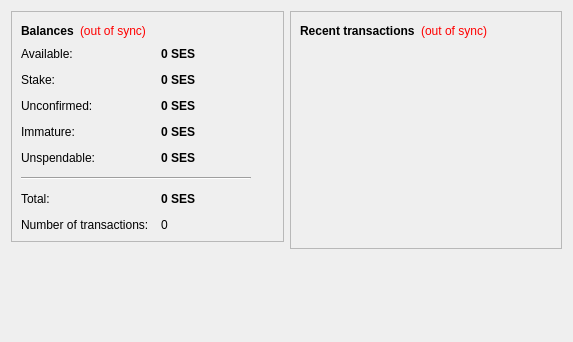
<?xml version="1.0" encoding="UTF-8"?>
<ui version="4.0">
 <class>OverviewPage</class>
 <widget class="QWidget" name="OverviewPage">
  <property name="geometry">
   <rect>
    <x>0</x>
    <y>0</y>
    <width>573</width>
    <height>342</height>
   </rect>
  </property>
  <property name="windowTitle">
   <string>Form</string>
  </property>
  <layout class="QHBoxLayout" name="horizontalLayout" stretch="1,1">
   <item>
    <layout class="QVBoxLayout" name="verticalLayout_2">
     <item>
      <widget class="QFrame" name="frame">
       <property name="frameShape">
        <enum>QFrame::StyledPanel</enum>
       </property>
       <property name="frameShadow">
        <enum>QFrame::Raised</enum>
       </property>
       <layout class="QVBoxLayout" name="verticalLayout_4">
        <item>
         <layout class="QHBoxLayout" name="horizontalLayout_4">
          <item>
           <widget class="QLabel" name="label_5">
            <property name="font">
             <font>
              <weight>75</weight>
              <bold>true</bold>
             </font>
            </property>
            <property name="text">
             <string>Balances</string>
            </property>
           </widget>
          </item>
          <item>
           <widget class="QLabel" name="labelWalletStatus">
            <property name="toolTip">
             <string>The displayed information may be out of date. Your wallet automatically synchronizes with the SevenEightSixCrypto network after a connection is established, but this process has not completed yet.</string>
            </property>
            <property name="styleSheet">
             <string notr="true">QLabel { color: red; }</string>
            </property>
            <property name="text">
             <string notr="true">(out of sync)</string>
            </property>
            <property name="alignment">
             <set>Qt::AlignLeading|Qt::AlignLeft|Qt::AlignVCenter</set>
            </property>
           </widget>
          </item>
          <item>
           <spacer name="horizontalSpacer_2">
            <property name="orientation">
             <enum>Qt::Horizontal</enum>
            </property>
            <property name="sizeHint" stdset="0">
             <size>
              <width>40</width>
              <height>20</height>
             </size>
            </property>
           </spacer>
          </item>
         </layout>
        </item>
        <item>
         <layout class="QFormLayout" name="formLayout_2">
          <property name="fieldGrowthPolicy">
           <enum>QFormLayout::AllNonFixedFieldsGrow</enum>
          </property>
          <property name="horizontalSpacing">
           <number>12</number>
          </property>
          <property name="verticalSpacing">
           <number>12</number>
          </property>
          <item row="0" column="0">
           <widget class="QLabel" name="labelAvailableText">
            <property name="toolTip">
             <string>Your current available balance</string>
            </property>
            <property name="text">
             <string>Available:</string>
            </property>
           </widget>
          </item>
          <item row="0" column="1">
           <widget class="QLabel" name="labelAvailable">
            <property name="font">
             <font>
              <weight>75</weight>
              <bold>true</bold>
             </font>
            </property>
            <property name="cursor">
             <cursorShape>IBeamCursor</cursorShape>
            </property>
            <property name="toolTip">
             <string>Your current available balance</string>
            </property>
            <property name="text">
             <string notr="true">0 SES</string>
            </property>
            <property name="alignment">
             <set>Qt::AlignLeading|Qt::AlignLeft|Qt::AlignVCenter</set>
            </property>
            <property name="textInteractionFlags">
             <set>Qt::LinksAccessibleByMouse|Qt::TextSelectableByKeyboard|Qt::TextSelectableByMouse</set>
            </property>
           </widget>
          </item>
          <item row="1" column="0">
           <widget class="QLabel" name="label_6">
            <property name="toolTip">
             <string>Total of coins that was staked, and do not yet count toward the current balance</string>
            </property>
            <property name="text">
             <string>Stake:</string>
            </property>
           </widget>
          </item>
          <item row="1" column="1">
           <widget class="QLabel" name="labelStake">
            <property name="font">
             <font>
              <weight>75</weight>
              <bold>true</bold>
             </font>
            </property>
            <property name="cursor">
             <cursorShape>IBeamCursor</cursorShape>
            </property>
            <property name="toolTip">
             <string>Total of coins that was staked, and do not yet count toward the current balance</string>
            </property>
            <property name="text">
             <string notr="true">0 SES</string>
            </property>
            <property name="alignment">
             <set>Qt::AlignLeading|Qt::AlignLeft|Qt::AlignVCenter</set>
            </property>
            <property name="textInteractionFlags">
             <set>Qt::LinksAccessibleByMouse|Qt::TextSelectableByKeyboard|Qt::TextSelectableByMouse</set>
            </property>
           </widget>
          </item>
          <item row="2" column="0">
           <widget class="QLabel" name="label_3">
            <property name="toolTip">
             <string>Total of transactions that have yet to be confirmed, and do not yet count toward the current balance</string>
            </property>
            <property name="text">
             <string>Unconfirmed:</string>
            </property>
           </widget>
          </item>
          <item row="2" column="1">
           <widget class="QLabel" name="labelUnconfirmed">
            <property name="font">
             <font>
              <weight>75</weight>
              <bold>true</bold>
             </font>
            </property>
            <property name="cursor">
             <cursorShape>IBeamCursor</cursorShape>
            </property>
            <property name="toolTip">
             <string>Total of transactions that have yet to be confirmed, and do not yet count toward the current balance</string>
            </property>
            <property name="text">
             <string notr="true">0 SES</string>
            </property>
            <property name="alignment">
             <set>Qt::AlignLeading|Qt::AlignLeft|Qt::AlignVCenter</set>
            </property>
            <property name="textInteractionFlags">
             <set>Qt::LinksAccessibleByMouse|Qt::TextSelectableByKeyboard|Qt::TextSelectableByMouse</set>
            </property>
           </widget>
          </item>
          <item row="3" column="0">
           <widget class="QLabel" name="labelImmatureText">
            <property name="toolTip">
             <string>Mined balance that has not yet matured</string>
            </property>
            <property name="text">
             <string>Immature:</string>
            </property>
           </widget>
          </item>
          <item row="3" column="1">
           <widget class="QLabel" name="labelImmature">
            <property name="font">
             <font>
              <weight>75</weight>
              <bold>true</bold>
             </font>
            </property>
            <property name="toolTip">
             <string>Mined balance that has not yet matured</string>
            </property>
            <property name="text">
             <string notr="true">0 SES</string>
            </property>
            <property name="alignment">
             <set>Qt::AlignLeading|Qt::AlignLeft|Qt::AlignVCenter</set>
            </property>
            <property name="textInteractionFlags">
             <set>Qt::LinksAccessibleByMouse|Qt::TextSelectableByKeyboard|Qt::TextSelectableByMouse</set>
            </property>
           </widget>
          </item>
          <item row="4" column="0">
           <widget class="QLabel" name="labelBalanceWatchOnlyText">
            <property name="toolTip">
             <string>Your unspendable balance</string>
            </property>
            <property name="text">
             <string>Unspendable:</string>
            </property>
           </widget>
          </item>
          <item row="4" column="1">
           <widget class="QLabel" name="labelBalanceWatchOnly">
            <property name="font">
             <font>
              <weight>75</weight>
              <bold>true</bold>
             </font>
            </property>
            <property name="cursor">
             <cursorShape>IBeamCursor</cursorShape>
            </property>
            <property name="toolTip">
             <string>Your unspendable balance</string>
            </property>
            <property name="text">
             <string notr="true">0 SES</string>
            </property>
            <property name="alignment">
             <set>Qt::AlignLeading|Qt::AlignLeft|Qt::AlignVCenter</set>
            </property>
            <property name="textInteractionFlags">
             <set>Qt::LinksAccessibleByMouse|Qt::TextSelectableByKeyboard|Qt::TextSelectableByMouse</set>
            </property>
           </widget>
          </item>
          <item row="5" column="0" colspan="2">
           <widget class="Line" name="line">
            <property name="maximumSize">
             <size>
              <width>230</width>
              <height>16777215</height>
             </size>
            </property>
            <property name="orientation">
             <enum>Qt::Horizontal</enum>
            </property>
           </widget>
          </item>
          <item row="6" column="0">
           <widget class="QLabel" name="labelTotalText">
            <property name="toolTip">
             <string>Your current total balance</string>
            </property>
            <property name="text">
             <string>Total:</string>
            </property>
           </widget>
          </item>
          <item row="6" column="1">
           <widget class="QLabel" name="labelTotal">
            <property name="font">
             <font>
              <weight>75</weight>
              <bold>true</bold>
             </font>
            </property>
            <property name="toolTip">
             <string>Your current total balance</string>
            </property>
            <property name="text">
             <string notr="true">0 SES</string>
            </property>
            <property name="alignment">
             <set>Qt::AlignLeading|Qt::AlignLeft|Qt::AlignVCenter</set>
            </property>
            <property name="textInteractionFlags">
             <set>Qt::LinksAccessibleByMouse|Qt::TextSelectableByKeyboard|Qt::TextSelectableByMouse</set>
            </property>
           </widget>
          </item>
          <item row="7" column="0">
           <widget class="QLabel" name="label_2">
            <property name="toolTip">
             <string>Total number of transactions in wallet</string>
            </property>
            <property name="text">
             <string>Number of transactions:</string>
            </property>
           </widget>
          </item>
          <item row="7" column="1">
           <widget class="QLabel" name="labelNumTransactions">
            <property name="toolTip">
             <string>Total number of transactions in wallet</string>
            </property>
            <property name="text">
             <string notr="true">0</string>
            </property>
           </widget>
          </item>
         </layout>
        </item>
       </layout>
      </widget>
     </item>
     <item>
      <spacer name="verticalSpacer">
       <property name="orientation">
        <enum>Qt::Vertical</enum>
       </property>
       <property name="sizeHint" stdset="0">
        <size>
         <width>20</width>
         <height>40</height>
        </size>
       </property>
      </spacer>
     </item>
    </layout>
   </item>
   <item>
    <layout class="QVBoxLayout" name="verticalLayout_3">
     <item>
      <widget class="QFrame" name="frame_2">
       <property name="frameShape">
        <enum>QFrame::StyledPanel</enum>
       </property>
       <property name="frameShadow">
        <enum>QFrame::Raised</enum>
       </property>
       <layout class="QVBoxLayout" name="verticalLayout">
        <item>
         <layout class="QHBoxLayout" name="horizontalLayout_2">
          <item>
           <widget class="QLabel" name="label_4">
            <property name="text">
             <string>&lt;b&gt;Recent transactions&lt;/b&gt;</string>
            </property>
           </widget>
          </item>
          <item>
           <widget class="QLabel" name="labelTransactionsStatus">
            <property name="toolTip">
             <string>The displayed information may be out of date. Your wallet automatically synchronizes with the SES network after a connection is established, but this process has not completed yet.</string>
            </property>
            <property name="styleSheet">
             <string notr="true">QLabel { color: red; }</string>
            </property>
            <property name="text">
             <string notr="true">(out of sync)</string>
            </property>
            <property name="alignment">
             <set>Qt::AlignRight|Qt::AlignTrailing|Qt::AlignVCenter</set>
            </property>
           </widget>
          </item>
          <item>
           <spacer name="horizontalSpacer">
            <property name="orientation">
             <enum>Qt::Horizontal</enum>
            </property>
            <property name="sizeHint" stdset="0">
             <size>
              <width>40</width>
              <height>20</height>
             </size>
            </property>
           </spacer>
          </item>
         </layout>
        </item>
        <item>
         <widget class="QListView" name="listTransactions">
          <property name="styleSheet">
           <string notr="true">QListView { background: transparent; }</string>
          </property>
          <property name="frameShape">
           <enum>QFrame::NoFrame</enum>
          </property>
          <property name="verticalScrollBarPolicy">
           <enum>Qt::ScrollBarAlwaysOff</enum>
          </property>
          <property name="horizontalScrollBarPolicy">
           <enum>Qt::ScrollBarAlwaysOff</enum>
          </property>
          <property name="selectionMode">
           <enum>QAbstractItemView::NoSelection</enum>
          </property>
         </widget>
        </item>
       </layout>
      </widget>
     </item>
     <item>
      <spacer name="verticalSpacer_2">
       <property name="orientation">
        <enum>Qt::Vertical</enum>
       </property>
       <property name="sizeHint" stdset="0">
        <size>
         <width>20</width>
         <height>40</height>
        </size>
       </property>
      </spacer>
     </item>
    </layout>
   </item>
  </layout>
 </widget>
 <resources/>
 <connections/>
</ui>
